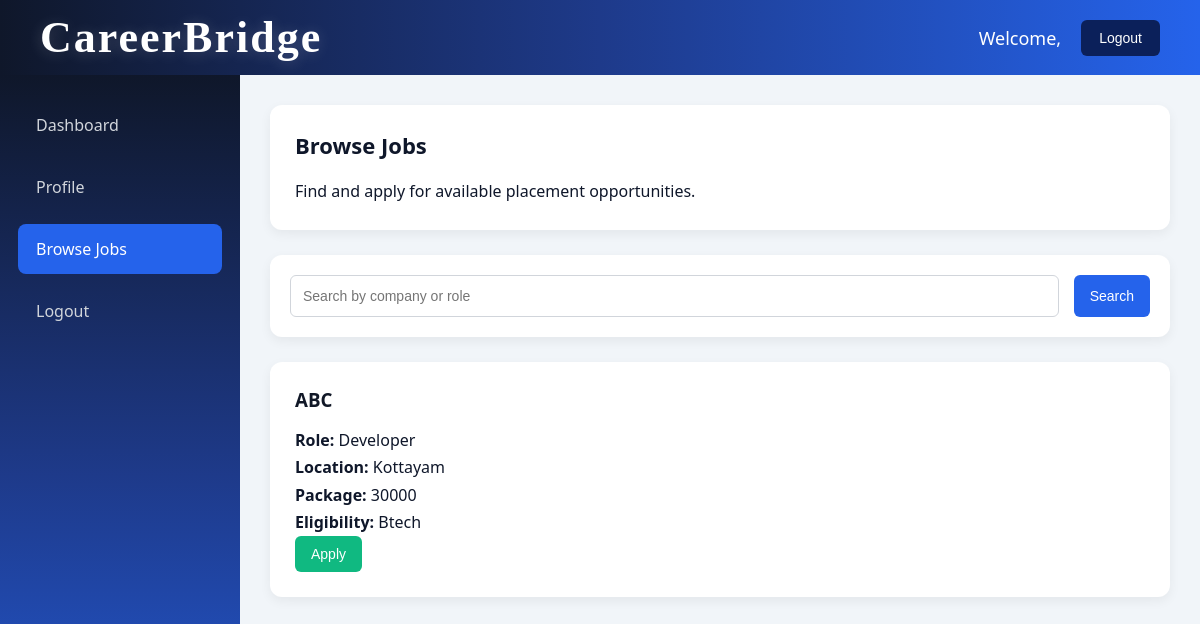
/std_jobs, run on the app's committed database.
### tables this page shows
CREATE TABLE jobs(
    id INTEGER PRIMARY KEY AUTOINCREMENT,
    company TEXT,
    role TEXT,
    location TEXT,
    package TEXT,
    eligibility TEXT,
    skills TEXT,
    description TEXT,
    posted_date TEXT,
    last_date TEXT
);

### std_app.py (the view)
@app.route('/std_jobs')
def jobs_page():
    conn = get_db_connection()
    student = conn.execute("SELECT * FROM students WHERE email=?",(session.get('user'),)).fetchone()
    jobs = conn.execute("SELECT * FROM jobs").fetchall()
    applications_rows = conn.execute("SELECT job_id FROM applications WHERE student_email=?",(session.get('user'),)).fetchall()
    conn.close()
    applied_jobs = [a["job_id"] for a in applications_rows]
    return render_template(
        "std_jobs.html",
        jobs=jobs,
        student=student,
        applications=applied_jobs
    )

### std_app.py (called while the page is built)
def get_db_connection():
    conn = sqlite3.connect("placement.db")
    conn.row_factory = sqlite3.Row
    return conn

### templates/std_jobs.html (shortened to what this page needs)
<!DOCTYPE html>
<html lang="en">
<head>
    <link rel="stylesheet" href="{{ url_for('static', filename='std_style.css') }}">
</head>
<body>
    <div class="navbar">
        <h1 class="logo">CareerBridge</h1>
        <div class="navbar-right">
            <span>Welcome, {{ student.name }}</span>
            <button onclick="confirmLogout()" class="log-out">Logout</button>
        </div>
    </div>
    <div class="container">
        <div class="sidebar">
            <ul>
                <li onclick="location.href='/std_dashboard'">Dashboard</li>
                <li onclick="location.href='/std_profile'">Profile</li>
                <li class="active" onclick="location.href='/std_jobs'">Browse Jobs</li>
                <li onclick="confirmLogout()">Logout</li>
            </ul>
        </div>
        <div class="main-content">
            <div class="welcome">
                <h2>Browse Jobs</h2>
                <p>Find and apply for available placement opportunities.</p>
            </div>
            <div class="job-search">
                <input type="text" id="searchInput" placeholder="Search by company or role">
                <button>Search</button>
            </div>
            <div class="job-listings">
                {% for job in jobs %}
                <div class="job-card">
                    <h3 onclick="location.href='/std_job-details/{{job.id}}'" style="cursor:pointer;">
                        {{job.company}}
                    </h3>
                    <p><b>Role:</b> {{ job.role }}</p>
                    <p><b>Location:</b> {{ job.location }}</p>
                    <p><b>Package:</b> {{ job.package }}</p>
                    <p><b>Eligibility:</b> {{ job.eligibility }}</p>
                    {% set applied = job.id in applications %}
                    {% if applied %}
                        <button type="button" class="apply-btn" disabled>Applied</button>
                    {% else %}
                        <form action="/apply/{{ job.id }}" method="POST">
                            <button type="submit" class="apply-btn">Apply</button>
                        </form>
                    {% endif %}
                </div>
                {% endfor %}
            </div>
        </div>
    </div>
</body>
</html>

### static/std_style.css (style rules this page uses)
* { margin: 0; padding: 0; box-sizing: border-box; }
body { background-color: #f1f5f9; color: #0f172a; font-family: 'Segoe UI', Tahoma, Geneva, Verdana, sans-serif; font-size: 16px; }
.navbar { height: 75px; color: white; font-size: large; font-weight: 500; display: flex; justify-content: space-between; align-items: center; padding: 0 40px; background: linear-gradient(90deg, #0f172a, #1e3a8a, #2563eb); }
.logo { font-family: "Georgia", serif; font-size: 44px; font-weight: bold; color: white; letter-spacing: 2px; text-shadow: 0 2px 15px rgba(255,255,255,0.2); margin: 0; }
.navbar-right { display: flex; align-items: center; gap: 20px; }
.log-out { padding: 10px 18px; border: none; border-radius: 6px; background-color: #0b205a; color: white; font-size: 14px; font-weight: 500; cursor: pointer; transition: 0.3s; }
button { padding: 10px 16px; border: none; border-radius: 6px; background-color: #2563eb; color: white; font-size: 14px; font-weight: 500; cursor: pointer; transition: 0.3s; }
.container { display: flex; }
.sidebar { width: 240px; min-height: 100vh; padding: 25px 18px; font-weight: 500; background: linear-gradient(180deg, #0f172a, #1e3a8a, #2563eb); }
.sidebar ul { list-style: none; }
.sidebar ul li { padding: 14px 18px; margin-bottom: 12px; color: #d1d5db; border-radius: 8px; transition: 0.3s; cursor: pointer; }
.sidebar ul li.active { background-color: #2563eb; color: white; font-weight: 500; }
.main-content { flex: 1; padding: 30px; }
.welcome, .quick-summary, .job-openings { background-color: white; padding: 25px; margin-bottom: 25px; border-radius: 12px; box-shadow: 0 4px 12px rgba(0,0,0,0.06); }
.main-content h2 { margin-bottom: 18px; color: #0f172a; font-size: 22px; }
.main-content p { line-height: 1.7; }
.apply-btn { background-color: #10b981; }
.job-search { background-color: white; padding: 20px; border-radius: 12px; margin-bottom: 25px; box-shadow: 0 4px 12px rgba(0,0,0,0.06); display: flex; gap: 15px; }
.job-search input { flex: 1; padding: 12px; border: 1px solid #d1d5db; border-radius: 6px; font-size: 14px; }
.job-listings { display: flex; flex-direction: column; gap: 20px; }
.job-card { background-color: white; padding: 25px; border-radius: 12px; box-shadow: 0 4px 12px rgba(0,0,0,0.06); }
.job-card h3 { margin-bottom: 15px; color: #111827; }

### data on the page
jobs: company "ABC", role "Developer", location "Kottayam", package "30000", eligibility "Btech"
